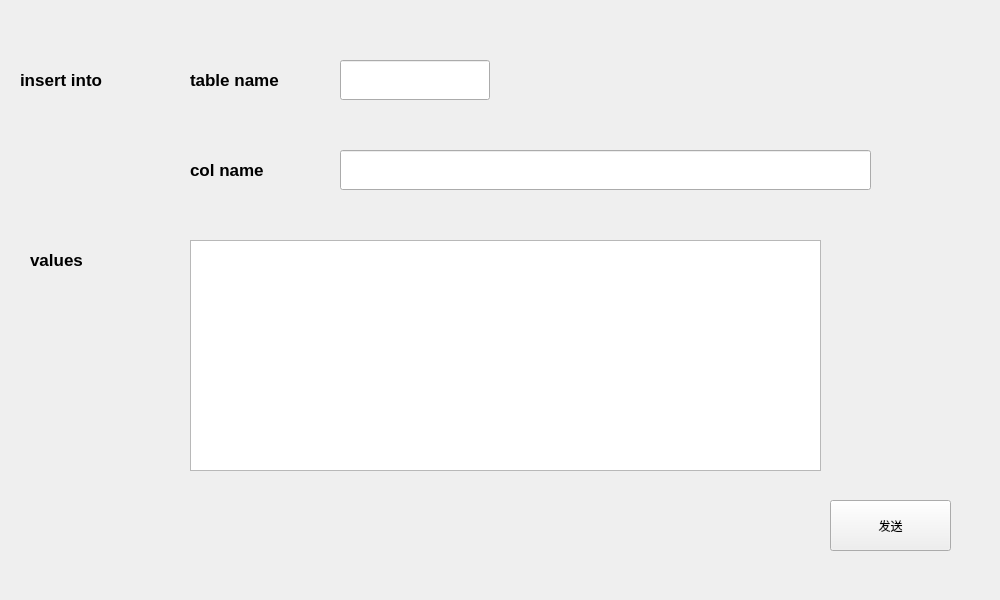
<?xml version="1.0" encoding="UTF-8"?>
<ui version="4.0">
 <class>inserttable</class>
 <widget class="QWidget" name="inserttable">
  <property name="geometry">
   <rect>
    <x>0</x>
    <y>0</y>
    <width>1000</width>
    <height>600</height>
   </rect>
  </property>
  <property name="windowTitle">
   <string>Form</string>
  </property>
  <widget class="QLabel" name="label">
   <property name="geometry">
    <rect>
     <x>190</x>
     <y>50</y>
     <width>120</width>
     <height>60</height>
    </rect>
   </property>
   <property name="font">
    <font>
     <pointsize>13</pointsize>
     <weight>75</weight>
     <bold>true</bold>
    </font>
   </property>
   <property name="text">
    <string>table name</string>
   </property>
  </widget>
  <widget class="QLabel" name="label_2">
   <property name="geometry">
    <rect>
     <x>190</x>
     <y>140</y>
     <width>120</width>
     <height>60</height>
    </rect>
   </property>
   <property name="font">
    <font>
     <pointsize>13</pointsize>
     <weight>75</weight>
     <bold>true</bold>
    </font>
   </property>
   <property name="text">
    <string>col name</string>
   </property>
  </widget>
  <widget class="QLineEdit" name="lineEdit">
   <property name="geometry">
    <rect>
     <x>340</x>
     <y>60</y>
     <width>150</width>
     <height>40</height>
    </rect>
   </property>
   <property name="font">
    <font>
     <pointsize>11</pointsize>
    </font>
   </property>
  </widget>
  <widget class="QPushButton" name="pushButton">
   <property name="geometry">
    <rect>
     <x>830</x>
     <y>500</y>
     <width>121</width>
     <height>51</height>
    </rect>
   </property>
   <property name="text">
    <string>发送</string>
   </property>
  </widget>
  <widget class="QLineEdit" name="lineEdit_2">
   <property name="geometry">
    <rect>
     <x>340</x>
     <y>150</y>
     <width>531</width>
     <height>40</height>
    </rect>
   </property>
   <property name="font">
    <font>
     <pointsize>11</pointsize>
    </font>
   </property>
  </widget>
  <widget class="QLabel" name="label_8">
   <property name="geometry">
    <rect>
     <x>30</x>
     <y>230</y>
     <width>120</width>
     <height>60</height>
    </rect>
   </property>
   <property name="font">
    <font>
     <pointsize>13</pointsize>
     <weight>75</weight>
     <bold>true</bold>
    </font>
   </property>
   <property name="text">
    <string>values</string>
   </property>
  </widget>
  <widget class="QLabel" name="label_9">
   <property name="geometry">
    <rect>
     <x>20</x>
     <y>50</y>
     <width>141</width>
     <height>60</height>
    </rect>
   </property>
   <property name="font">
    <font>
     <pointsize>13</pointsize>
     <weight>75</weight>
     <bold>true</bold>
    </font>
   </property>
   <property name="text">
    <string>insert into</string>
   </property>
  </widget>
  <widget class="QTextEdit" name="textEdit">
   <property name="geometry">
    <rect>
     <x>190</x>
     <y>240</y>
     <width>631</width>
     <height>231</height>
    </rect>
   </property>
  </widget>
 </widget>
 <resources/>
 <connections/>
</ui>
